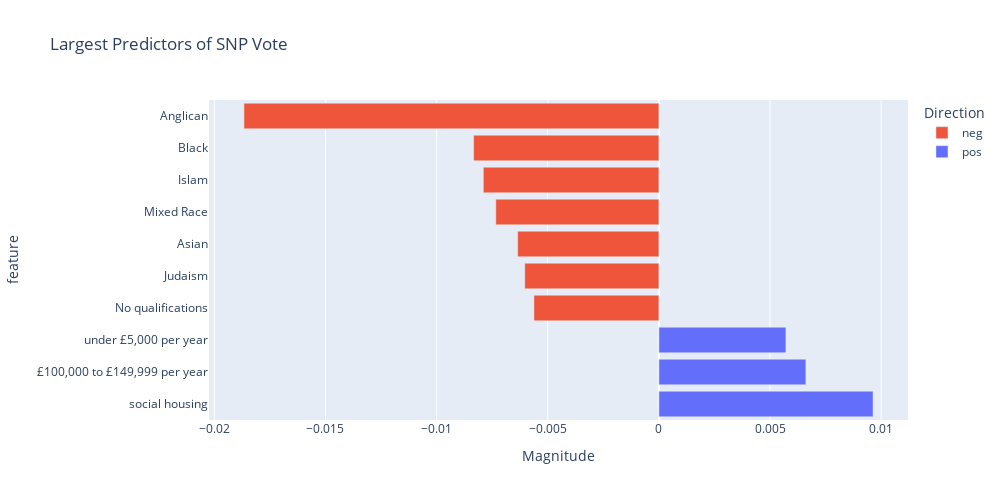

The code cell stored with this chart in its notebook:
### Code cell
fig = px.bar(snp_top_df, x="coef", y="feature",color="dir", title="Largest Predictors of SNP Vote", color_discrete_map=color_discrete_map,
            labels=dict(coef="Magnitude", dir="Direction"))
fig.update_layout(yaxis = {"categoryorder":"total descending"},
                 width=1000, 
                 height=500)

### Figure 1 — Plotly figure (JSON) as saved in the notebook; plotly's stock layout.template omitted (floating-point values rounded to 4 significant figures)
{"data": [{"alignmentgroup": "True", "hovertemplate": "Direction=neg<br>Magnitude=%{x}<br>feature=%{y}<extra></extra>", "legendgroup": "neg", "marker": {"color": "#EF553B", "pattern": {"shape": ""}}, "name": "neg", "offsetgroup": "neg", "orientation": "h", "showlegend": true, "textposition": "auto", "type": "bar", "x": [-0.01867, -0.008335, -0.007899, -0.007337, -0.006355, -0.006035, -0.005623], "xaxis": "x", "y": ["Anglican", "Black", "Islam", "Mixed Race", "Asian", "Judaism", "No qualifications"], "yaxis": "y"}, {"alignmentgroup": "True", "hovertemplate": "Direction=pos<br>Magnitude=%{x}<br>feature=%{y}<extra></extra>", "legendgroup": "pos", "marker": {"color": "#636EFA", "pattern": {"shape": ""}}, "name": "pos", "offsetgroup": "pos", "orientation": "h", "showlegend": true, "textposition": "auto", "type": "bar", "x": [0.009635, 0.006611, 0.005715], "xaxis": "x", "y": ["social housing", "£100,000 to £149,999 per year", "under £5,000 per year"], "yaxis": "y"}], "layout": {"barmode": "relative", "height": 500, "legend": {"title": {"text": "Direction"}, "tracegroupgap": 0}, "title": {"text": "Largest Predictors of SNP Vote"}, "width": 1000, "xaxis": {"anchor": "y", "autorange": true, "domain": [0, 1], "range": [-0.02024, 0.01121], "title": {"text": "Magnitude"}, "type": "linear"}, "yaxis": {"anchor": "x", "autorange": true, "categoryorder": "total descending", "domain": [0, 1], "range": [-0.5, 9.5], "title": {"text": "feature"}, "type": "category"}}}
